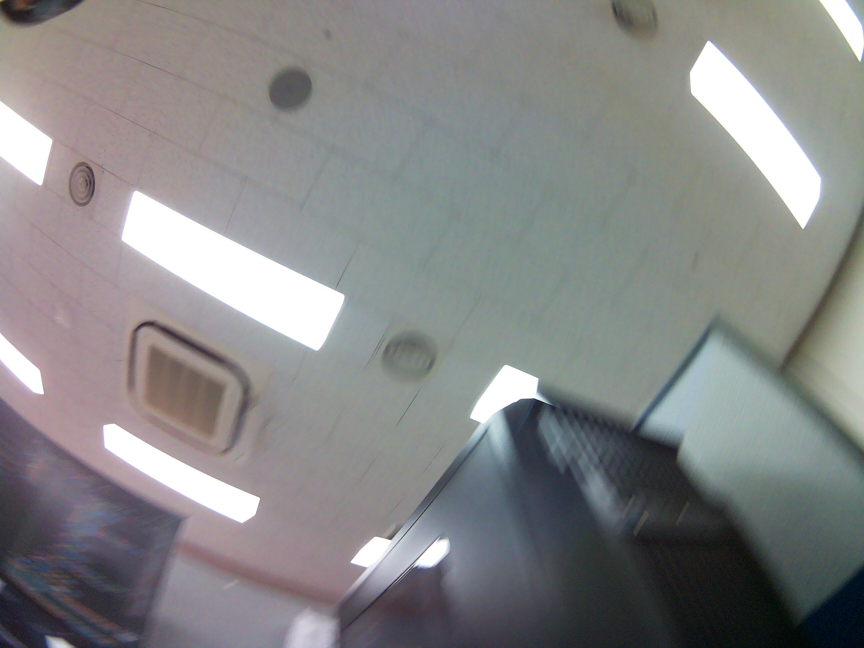
#> input picture captures_gui_20250904_201459/img_t-30_p-165_20250904_201504_650.jpg, 2592 x 1944 px (shown at 1/3 size)
$ python diff_laser_hsv.py
#> lines starting #> are read from the running program, lines starting #| are printed output that depends on the picture; after the words box and inside, x2 and y2 are one past the last pixel; in counts of white or black regions, pixels touching at a corner belong together
#> the answer given: ../captures_gui_20250904_201459/img_t-30_p-165_20250904_201504_650.jpg
#!/usr/bin/env python3
"""
Single Image Threshold Tuner
- 기능: 이미지 1장 로드 -> Gray 변환 -> Threshold 조절 -> 확인
"""

import cv2
import numpy as np
from tkinter import Tk, filedialog
import os
import sys

def nothing(x):
    pass

# 한글 경로 이미지 로드용 함수
def load_image_with_hangul(image_path):
    try:
        with open(image_path, 'rb') as f:
            image_array = np.frombuffer(f.read(), dtype=np.uint8)
        img = cv2.imdecode(image_array, cv2.IMREAD_COLOR)
#> img is the input picture: shape (1944, 2592, 3); mean B, G, R 134, 133.9, 133.4
        return img
    except Exception as e:
        print(f"❌ 이미지 로드 실패: {e}")
        return None

# 파일 1개 선택
def select_single_image():
    root = Tk()
    root.withdraw()
    root.attributes('-topmost', True)

    initial_dir = os.path.dirname(os.path.abspath(__file__))

    print(">> 분석할 이미지(Diff 결과물)를 선택하세요.")
    path = filedialog.askopenfilename(
        initialdir=initial_dir, title="이미지 선택",
        filetypes=(("이미지 파일", "*.jpg *.jpeg *.png *.bmp"), ("모든 파일", "*.*")),
        parent=root
    )
    root.destroy()
    return path

# ==========================================
# 메인 로직
# ==========================================
image_path = select_single_image()
if not image_path: sys.exit()

# 1. 이미지 로드
img_bgr = load_image_with_hangul(image_path)
if img_bgr is None: sys.exit()

# 2. 보기 좋게 리사이징 (기능엔 영향 없음)
height, width = img_bgr.shape[:2]
#> height = 1944; width = 2592
if width > 800:
    scale_ratio = 800 / width
#> scale_ratio = 0.309
    new_dim = (800, int(height * scale_ratio))
#> new_dim = (800, 600)
    img_resized = cv2.resize(img_bgr, new_dim)
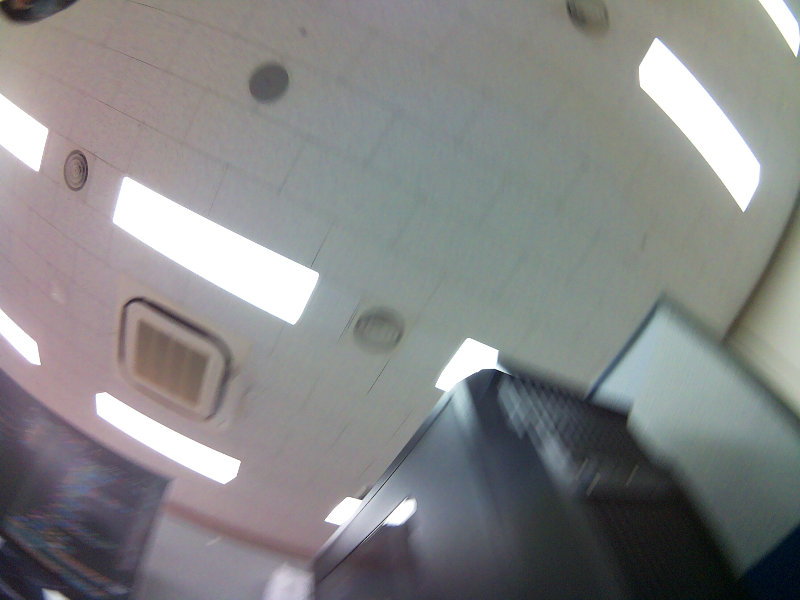
#> img_resized: shape (600, 800, 3); mean B, G, R 133.9, 133.8, 133.3
else:
    img_resized = img_bgr

# 3. Gray Scale 변환
gray = cv2.cvtColor(img_resized, cv2.COLOR_BGR2GRAY)

# 윈도우 설정
window_name = 'Threshold Only'
cv2.namedWindow(window_name)
cv2.createTrackbar('Threshold', window_name, 50, 255, nothing)

print(f"\n[로드 완료] {os.path.basename(image_path)}")
print(">> 슬라이더를 움직여서 원하는 밝기 기준(Threshold)을 찾으세요.")

while True:
    # 값 읽기
    th = cv2.getTrackbarPos('Threshold', window_name)

    # 4. Threshold 적용
    _, binary = cv2.threshold(gray, th, 255, cv2.THRESH_BINARY)
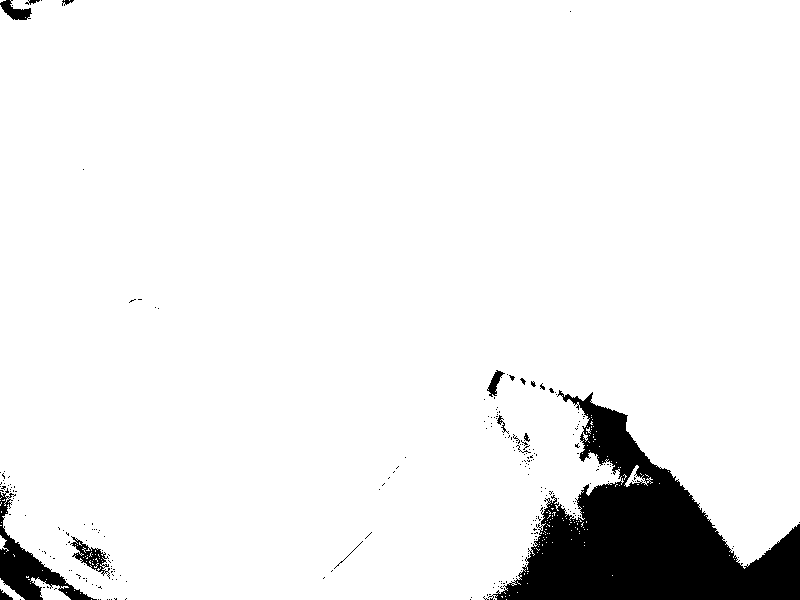
#> binary: shape (600, 800); 93.3% white; 250 black regions (237 under 20 px), largest, box (x1, y1, x2, y2) and area: (488, 390, 800, 600) 27667, (0, 488, 97, 600) 2654, (70, 536, 110, 579) 534

    # 시각화 (왼쪽: Gray, 오른쪽: Binary)
    gray_view = cv2.cvtColor(gray, cv2.COLOR_GRAY2BGR)
    binary_view = cv2.cvtColor(binary, cv2.COLOR_GRAY2BGR)

    # 텍스트
    cv2.putText(gray_view, "Input (Gray)", (10, 30), cv2.FONT_HERSHEY_SIMPLEX, 0.8, (0, 255, 0), 2)
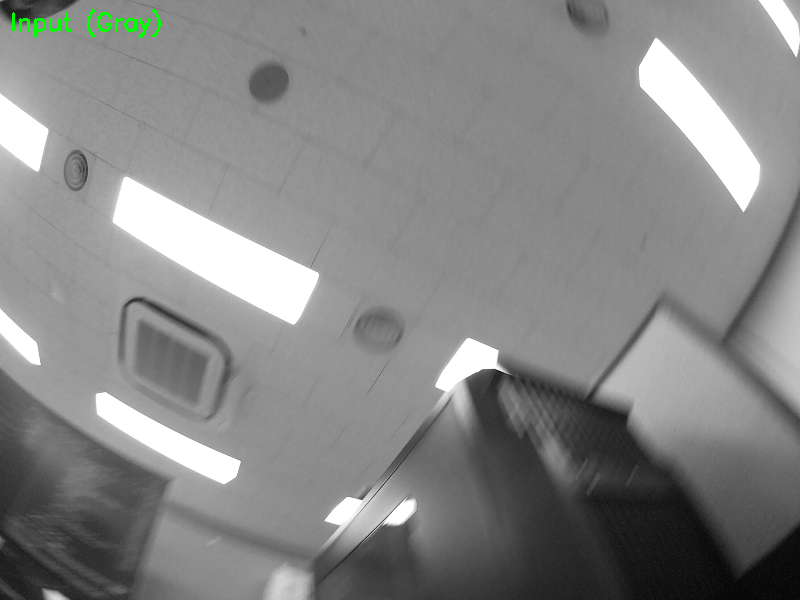
#> gray_view: shape (600, 800, 3); mean B, G, R 133.4, 133.9, 133.4
    cv2.putText(binary_view, f"Result (Th={th})", (10, 30), cv2.FONT_HERSHEY_SIMPLEX, 0.8, (0, 0, 255), 2)
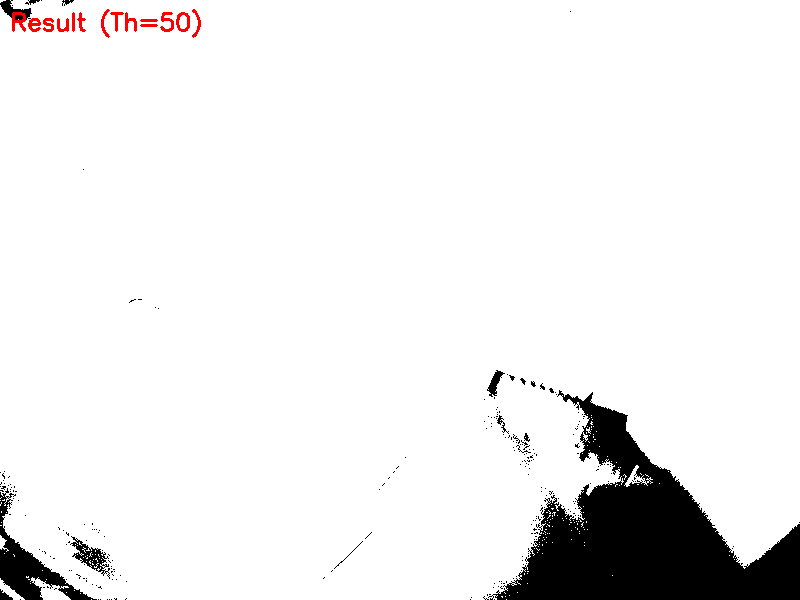
#> binary_view: shape (600, 800, 3); mean B, G, R 237.2, 237.2, 237.9

    stacked = np.hstack((gray_view, binary_view))
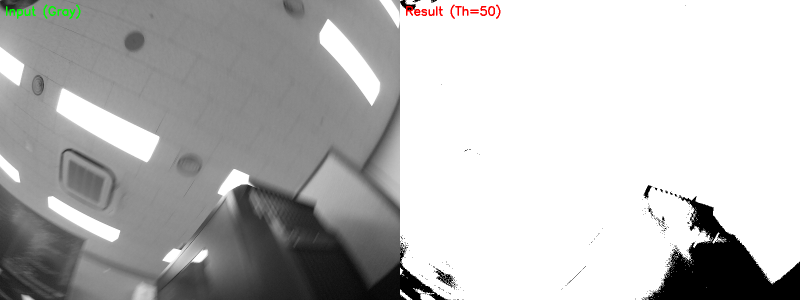
#> stacked: shape (600, 1600, 3) (shown at 1/2 size); mean B, G, R 185.3, 185.6, 185.7
    cv2.imshow(window_name, stacked)

    if cv2.waitKey(1) & 0xFF == ord('q'):
#> (key q is pressed here)
        break

cv2.destroyAllWindows()
